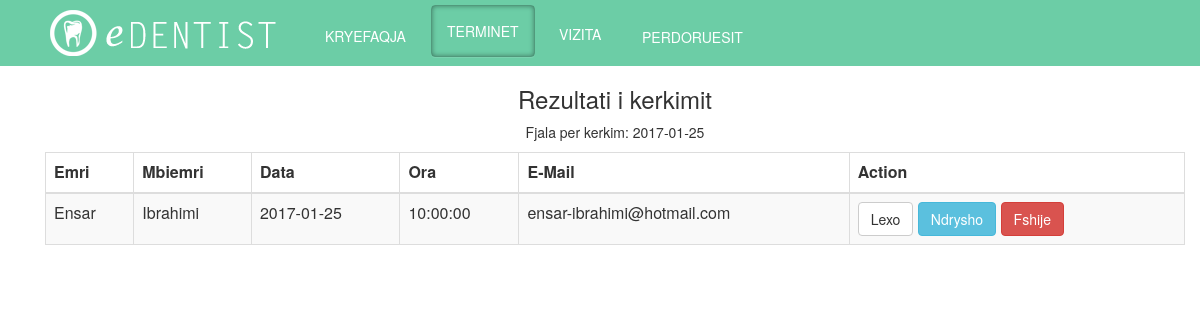
The app's page /admin/CRUD/search.php?id=2017-01-25 (signed in) with its own data.
### tables this page shows
CREATE TABLE `user` (
  `user_id` int(11) NOT NULL,
  `username` varchar(100) NOT NULL,
  `password` varchar(100) NOT NULL,
  `name` varchar(100) NOT NULL,
  `surname` varchar(100) NOT NULL,
  `email` varchar(100) NOT NULL,
  `admin` tinyint(1) NOT NULL
);

CREATE TABLE `termini` (
  `id_termini` int(11) NOT NULL,
  `date` date NOT NULL,
  `time` time NOT NULL,
  `id_users` int(11) NOT NULL
);

### admin/CRUD/search.php (the view, shortened to what this page needs)
<?php
if(!isset($_SESSION['logged_in']))
 {
     $message = "Nuk keni akses.";
     echo "<script type='text/javascript'>alert('$message');</script>" ;
      header("refresh:0 url=../index.php");
 }
 else if($_SESSION['mof'] == 0)
 {
      $message = "Nuk keni akses.";
     echo "<script type='text/javascript'>alert('$message');</script>" ;
      header("refresh:0 url=../index.php");
 }
 else{
     $term= null;
    if (!empty($_GET))
    {
        $term = $_GET['id'];
    }
    else{
    $term = $_POST['srch-term'];
    }
      ?>
  <head>
	<link rel="stylesheet" type="text/css" href="../../css/mystyle.css">
	<link rel="stylesheet" type="text/css" href="../../css/hover.css">
    <link href="../../css/bootstrap.min.css" rel="stylesheet">
     <link rel="stylesheet" href="//code.jquery.com/ui/1.12.1/themes/base/jquery-ui.css">
    </head>
    <body>
    <div class = "navbar navbar-inverse navbar-fixed-top" id="header" >
        <div class = "container">
            <div class="collapse navbar-collapse" id="navbar-collapse">
                <ul class ="nav navbar-nav">
                    <li><a href="../index.php" id="logo"></a></li>
                    <li><a href="../../index.php" class="hvr-underline-from-left" id="links">KRYEFAQJA</a></li>
                    <li><a href="../index.php" class="hvr-underline-from-left" id="active">TERMINET</a></li>
                           <li><a href="../?admin=vizita" class="hvr-underline-from-left"id="links">VIZITA </a></li>
                    <li><a href="../?admin=userat" class="hvr-underline-from-left" id="links">PERDORUESIT </a></li>
                 </ul>
             </div>
        </div>
    </div>
<div class ="container" id="content" align="center">
     <div class="container">
            <div class="row">
                <h3>Rezultati i kerkimit</h3>
                <p>Fjala per kerkim: <?php echo $term;?></p>
            </div>
                <table class="table table-striped table-bordered">
                  <thead>
                    <tr>
                      <th>Emri</th>
                      <th>Mbiemri</th>
                      <th>Data</th>
                      <th>Ora</th>
                      <th>E-Mail</th>
                      <th>Action</th>
                    </tr>
                  </thead>
                  <tbody>
                  <?php
                  $selektimi = "SELECT u.user_id, u.name, u.surname, t.date, t.time, u.email, t.id_termini FROM user AS u INNER JOIN termini AS t ON u.user_id=t.id_users WHERE u.name LIKE '%".$term."%' OR u.surname LIKE '%".$term."%' OR u.username LIKE '%".$term."%' OR u.email LIKE '%".$term."%' OR t.time LIKE '%".$term."%' OR t.date LIKE '%".$term."%'  ORDER BY `t`.`date` ASC, t.time ASC";
                    		$result = mysql_query($selektimi) or die ('invalid query:'. mysql_error());
                       if(mysql_num_rows($result)== 0){
            $message = "Nuk eshte gjetur asnje e dhene. Provoni perseri";
                        echo "<script type='text/javascript'>alert('$message');</script>";
                        header("refresh:0;url=../index.php");
        }
                else{
                       while($row = mysql_fetch_array($result))
		{
			list($user_id, $name, $surname,  $date, $time, $email, $termini_id )=$row;
			echo '  <tr>';
			echo '<td>'.$name.'</td>';
			echo '<td>'.$surname.'</td>';
			echo '<td>'.$date.'</td>';
			echo '<td>'.$time.'</td>';
			echo '<td>'.$email.'</td>';
                        echo '<td><a class="btn btn-default" href="read.php?id='.$termini_id.'" >Lexo</a>';
                        echo '<a class="btn btn-info   " href="update.php?id='.$termini_id.'" >Ndrysho</a>';
                        echo '<a class="btn btn-danger" href="delete.php?id='.$termini_id.'" >Fshije</a></td>';
			echo '  </tr>';
		}
                }
                  ?>
                  </tbody>
            </table>
     </div>
        </div>
 <?php }

### css/mystyle.css (style rules this page uses)
#header { margin: 0px; }
body { color: #666666; margin : 0px; font-family:"Letter Gothic Bold", Letter Gothic, sans-serif; background-color: #CCCCCC; }
#header #links, #links:hover { color:#FFFFFF; background-color:#6ccda6; margin-left: 10px; }
#logo { position: relative; display: inline; background-image: url("../images/logo.png"); width: 250px; height: 60px; float: left; padding: 0px; margin:0px 0px 0px 20px; }
#links { margin:5% 0px 0px 10%; }
#header #active { background: none; box-shadow: inset 0 0 5px rgba(0,0,0, 0.4), rgba(255,255,255,0.1) 0 1px 0; border-radius: 4px; border: 1px solid rgba(0,0,0,0.25); color: #fff; margin-left: 10px; }

### records on screen
user: name "Ensar", surname "Ibrahimi", termini.date "2017-01-25", termini.time "10:00:00", email "ensar-ibrahimi@hotmail.com"

### other values on screen
$term "2017-01-25"
